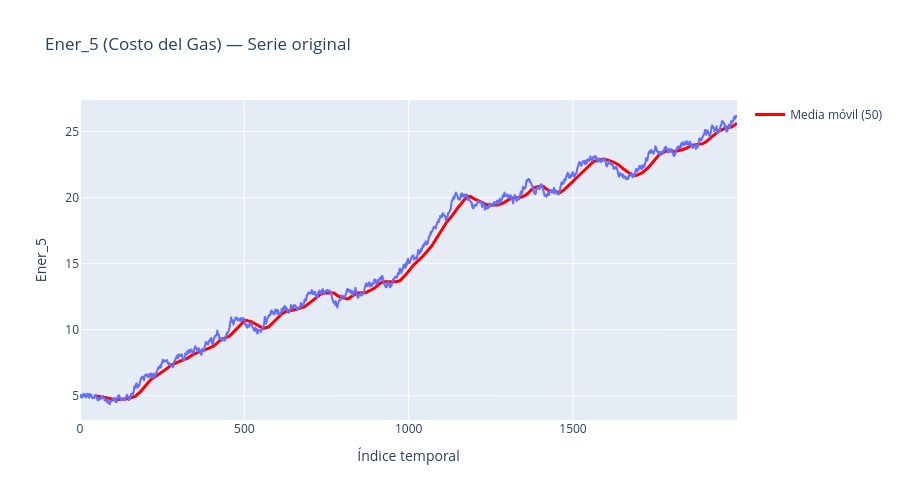

Source (notebook cell):
### Markdown cell above
### Ener_5 (Costo del Gas): ¿Drift o Random Walk?

- **Drift:** la media móvil crece (o decrece) de forma sostenida y consistente
  en una dirección — hay una tendencia determinística subyacente.
- **Random Walk puro:** la media móvil fluctúa sin una dirección clara, el
  valor de hoy es simplemente el de ayer más un shock aleatorio, sin sesgo
  direccional sistemático.

### Code cell
fig_gas = px.line(
    x=ener.index, y=ener['Ener_5'],
    title='Ener_5 (Costo del Gas) — Serie original',
    labels={'x': 'Índice temporal', 'y': 'Ener_5'},
)
roll_mean_gas = ener['Ener_5'].rolling(window=50).mean()
fig_gas.add_scatter(x=ener.index, y=roll_mean_gas, name='Media móvil (50)', line=dict(color='red', width=3))
fig_gas.update_layout(height=500)
fig_gas.write_html('../results/figuras/ener5_drift_vs_randomwalk.html', auto_open=False)
fig_gas.show()

### Figure 1 — Plotly figure (JSON) as saved in the notebook; plotly's stock layout.template omitted (floating-point values rounded to 4 significant figures; data arrays with more than 128 entries replaced by an {"elided": "..."} marker saying what was removed)
{"data": [{"hovertemplate": "Índice temporal=%{x}<br>Ener_5=%{y}<extra></extra>", "legendgroup": "", "line": {"color": "#636efa", "dash": "solid"}, "marker": {"symbol": "circle"}, "mode": "lines", "name": "", "showlegend": false, "type": "scattergl", "x": {"elided": "2000 int values"}, "xaxis": "x", "y": {"elided": "2000 float values"}, "yaxis": "y"}, {"line": {"color": "red", "width": 3}, "name": "Media móvil (50)", "type": "scatter", "x": {"elided": "2000 int values"}, "y": {"elided": "2000 float values"}}], "layout": {"height": 500, "legend": {"tracegroupgap": 0}, "title": {"text": "Ener_5 (Costo del Gas) — Serie original"}, "xaxis": {"anchor": "y", "domain": [0, 1], "title": {"text": "Índice temporal"}}, "yaxis": {"anchor": "x", "domain": [0, 1], "title": {"text": "Ener_5"}}}}
